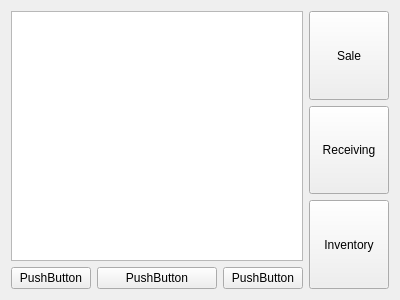
<?xml version="1.0" encoding="UTF-8"?>
<ui version="4.0">
 <class>MainWindow</class>
 <widget class="QMainWindow" name="MainWindow">
  <property name="geometry">
   <rect>
    <x>0</x>
    <y>0</y>
    <width>400</width>
    <height>300</height>
   </rect>
  </property>
  <property name="windowTitle">
   <string>MainWindow</string>
  </property>
  <widget class="QWidget" name="centralWidget">
   <layout class="QHBoxLayout" name="horizontalLayout">
    <item>
     <layout class="QVBoxLayout" name="verticalLayout_2">
      <item>
       <widget class="QListWidget" name="listWidget"/>
      </item>
      <item>
       <layout class="QHBoxLayout" name="horizontalLayout_2">
        <item>
         <widget class="QPushButton" name="pushButton_3">
          <property name="sizePolicy">
           <sizepolicy hsizetype="Fixed" vsizetype="Fixed">
            <horstretch>0</horstretch>
            <verstretch>0</verstretch>
           </sizepolicy>
          </property>
          <property name="text">
           <string>PushButton</string>
          </property>
          <property name="flat">
           <bool>false</bool>
          </property>
         </widget>
        </item>
        <item>
         <widget class="QPushButton" name="pushButton_6">
          <property name="text">
           <string>PushButton</string>
          </property>
         </widget>
        </item>
        <item>
         <widget class="QPushButton" name="pushButton_4">
          <property name="sizePolicy">
           <sizepolicy hsizetype="Fixed" vsizetype="Fixed">
            <horstretch>0</horstretch>
            <verstretch>0</verstretch>
           </sizepolicy>
          </property>
          <property name="text">
           <string>PushButton</string>
          </property>
         </widget>
        </item>
       </layout>
      </item>
     </layout>
    </item>
    <item>
     <layout class="QVBoxLayout" name="verticalLayout">
      <item>
       <widget class="QPushButton" name="pushButton_2">
        <property name="sizePolicy">
         <sizepolicy hsizetype="Minimum" vsizetype="Expanding">
          <horstretch>0</horstretch>
          <verstretch>0</verstretch>
         </sizepolicy>
        </property>
        <property name="text">
         <string>Sale</string>
        </property>
       </widget>
      </item>
      <item>
       <widget class="QPushButton" name="pushButton_5">
        <property name="sizePolicy">
         <sizepolicy hsizetype="Minimum" vsizetype="Expanding">
          <horstretch>0</horstretch>
          <verstretch>0</verstretch>
         </sizepolicy>
        </property>
        <property name="text">
         <string>Receiving</string>
        </property>
       </widget>
      </item>
      <item>
       <widget class="QPushButton" name="pushButton">
        <property name="sizePolicy">
         <sizepolicy hsizetype="Minimum" vsizetype="Expanding">
          <horstretch>0</horstretch>
          <verstretch>0</verstretch>
         </sizepolicy>
        </property>
        <property name="text">
         <string>Inventory</string>
        </property>
       </widget>
      </item>
     </layout>
    </item>
   </layout>
  </widget>
 </widget>
 <layoutdefault spacing="6" margin="11"/>
 <resources/>
 <connections/>
</ui>
